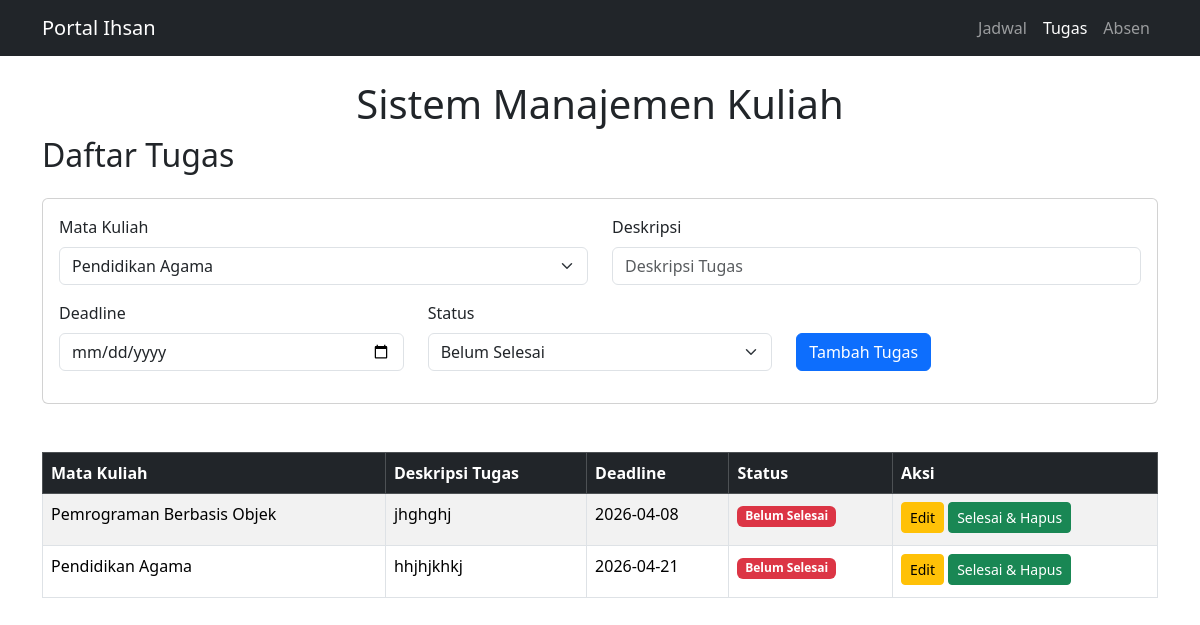
The page /tugas (signed in) on the database as committed earlier.
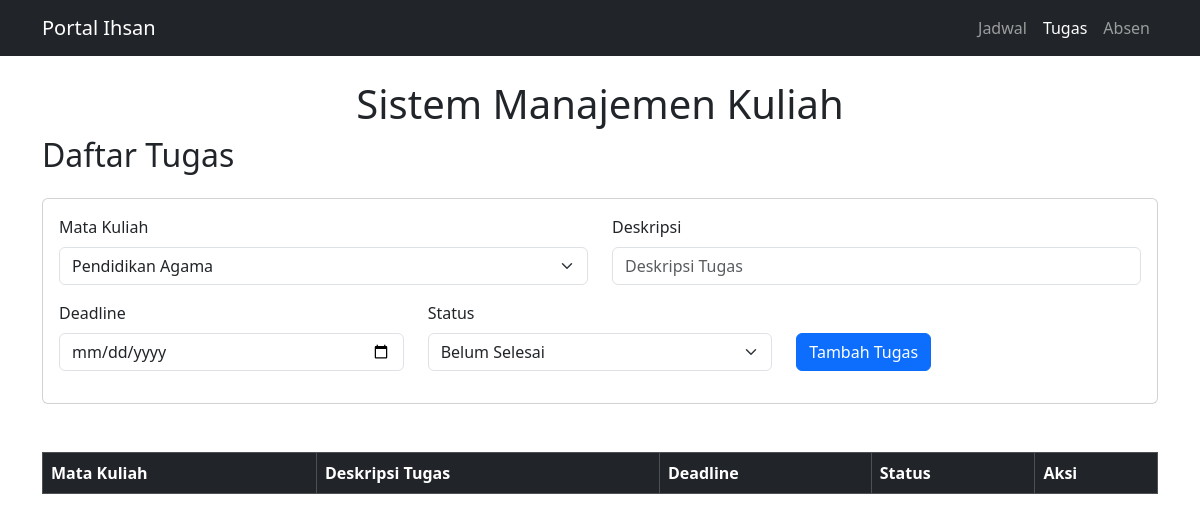
The same page on the database as committed later.
### tables this page shows
CREATE TABLE tugas (
        id INTEGER PRIMARY KEY AUTOINCREMENT,
        matkul TEXT NOT NULL,
        deskripsi TEXT NOT NULL,
        deadline TEXT NOT NULL,
        status TEXT NOT NULL
    );

### app.py (the view, shortened to what this page needs)
@app.route('/tugas', methods=['GET', 'POST'])
def halaman_tugas():
    if not session.get('sudah_login'):
        return redirect(url_for('login'))
    conn = get_db_connection()
    tugas_dari_db = conn.execute('SELECT * FROM tugas').fetchall()
    conn.close()
    return render_template('tugas.html', tugas_dikirim=tugas_dari_db)

### app.py (called while the page is built)
def get_db_connection():
    conn = sqlite3.connect('kuliah.db')
    conn.row_factory = sqlite3.Row
    return conn

### templates/tugas.html (shortened to what this page needs)
<!DOCTYPE html>
<html lang="id">
<head>
    <link rel="stylesheet" href="https://cdn.jsdelivr.net/npm/bootstrap@5.3.3/dist/css/bootstrap.min.css">
</head>
<body>
    <nav class="navbar navbar-expand-lg navbar-dark bg-dark">
        <div class="container">
            <a href="/" class="navbar-brand">Portal Ihsan</a>
            <div class="collapse navbar-collapse" id="navbarNav">
                <ul class="navbar-nav ms-auto">
                    <li class="nav-item">
                        <a href="/" class="nav-link">Jadwal</a>
                    </li>
                    <li class="nav-item">
                        <a href="/tugas" class="nav-link active">Tugas</a>
                    </li>
                    <li class="nav-item">
                        <a href="/absen" class="nav-link">Absen</a>
                    </li>
                </ul>
            </div>
        </div>
    </nav>
    <div class="container mt-4">
        <h1 class="text-center">Sistem Manajemen Kuliah</h1>
        <h2 class="mb-4">Daftar Tugas</h2>
        <div class="card mb-4">
            <div class="card-body">
                <form action="/tugas" method="POST">
                    <div class="row mb-3" >
                        <div class="col-12 col-md-6 mb-3 mb-md-0">
                            <label class="form-label">Mata Kuliah</label>
                            <select name="matkul" class="form-select">
                                <option value="Pendidikan Agama">Pendidikan Agama</option>
                            </select>
                        </div>
                        <div class="col-12 col-md-6">
                            <label class="form-label">Deskripsi</label>
                            <input type="text" class="form-control" name="deskripsi" placeholder="Deskripsi Tugas" required>
                        </div>
                    </div>
                    <div class="row align-items-end mb-3">
                        <div class="col-12 col-md-4 mb-3 mb-md-0">
                            <label class="form-label">Deadline</label>
                            <input type="date" name="deadline" class="form-control" required>
                        </div>
                        <div class="col-12 col-md-4 mb-3 mb-md-0">
                            <label class="form-label">Status</label>
                            <select name="status" class="form-select">
                                <option value="Belum Selesai">Belum Selesai</option>
                            </select>
                        </div>
                        <div class="col-12 col-md-4">
                            <button type="submit" class="btn btn-primary">Tambah Tugas</button>
                        </div>
                    </div>
                </form>
            </div>
        </div>
        <div class="table-responsive">
            <table class="table table-bordered table-striped text-nowrap mt-4">
                <thead class="table-dark">
                    <tr>
                        <th>Mata Kuliah</th>
                        <th>Deskripsi Tugas</th>
                        <th>Deadline</th>
                        <th>Status</th>
                        <th>Aksi</th>
                    </tr>
                </thead>
                <tbody>
                    {% for tugas in tugas_dikirim %}
                    <tr>
                        <td>{{ tugas.matkul }}</td>
                        <td>{{ tugas.deskripsi }}</td>
                        <td>{{ tugas.deadline }}</td>
                        <td>
                            {% if tugas.status == 'Belum Selesai' %}
                                <span class="badge bg-danger">{{ tugas.status }}</span>
                            {% elif tugas.status == 'Sedang Dikerjakan' %}
                                <span class="badge bg-warning">{{ tugas.status }}</span>
                            {% else %}
                                <span class="badge bg-success">{{ tugas.status }}</span>
                            {% endif %}
                        </td>
                        <td>
                            <a href="/edit/{{ tugas.id }}" class="btn btn-sm btn-warning mb-1">Edit</a>
                            <a href="/hapus/{{ tugas.id }}" class="btn btn-sm btn-success mb-1">Selesai & Hapus</a>
                        </td>
                    </tr>
                    {% endfor %}
                </tbody>
            </table>
        </div>
    </div>
</body>
</html>

Rows that differ between the two databases and show on the page:
removed tugas: matkul "Pemrograman Berbasis Objek", deskripsi "jhghghj", deadline "2026-04-08", status "Belum Selesai"
removed tugas: matkul "Pendidikan Agama", deskripsi "hhjhjkhkj", deadline "2026-04-21", status "Belum Selesai"
